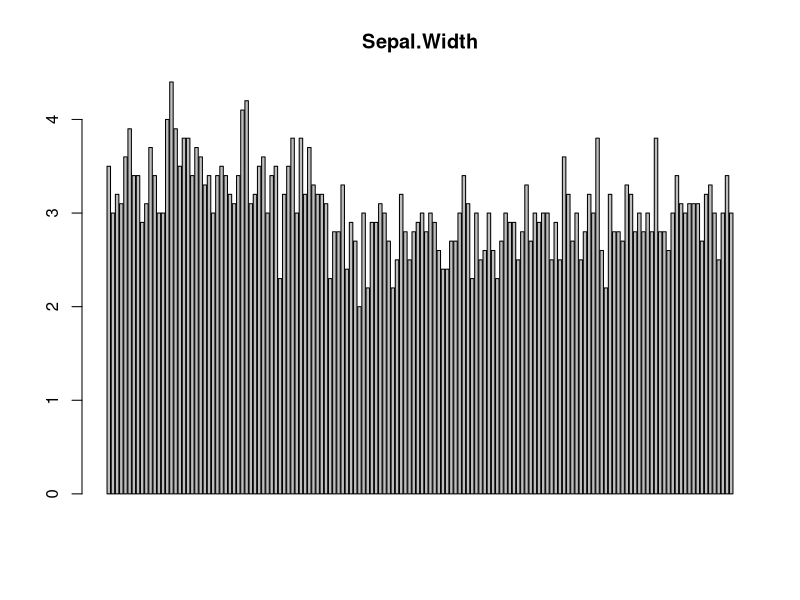

Here is the R script that generated this plot: (Note: this script raises an error after producing the figure.)
## ---- chunk 1
with(iris, barplot(Sepal.Width, main = "Sepal.Width"))
## ---- chunk 2
with(iris, tapply(Sepal.Width, Species, fivenum))
## ---- chunk 3
with(iris, tapply(Sepal.Length, Species, fivenum))
## ---- chunk 4
with(iris, hist(Sepal.Width, plot = FALSE))$count
## ---- chunk 5
# knitr::include_graphics("https://raw.githubusercontent.com/hadley/r4ds/master/diagrams/data-science-explore.png")
knitr::include_graphics("fig/data-science.png")
